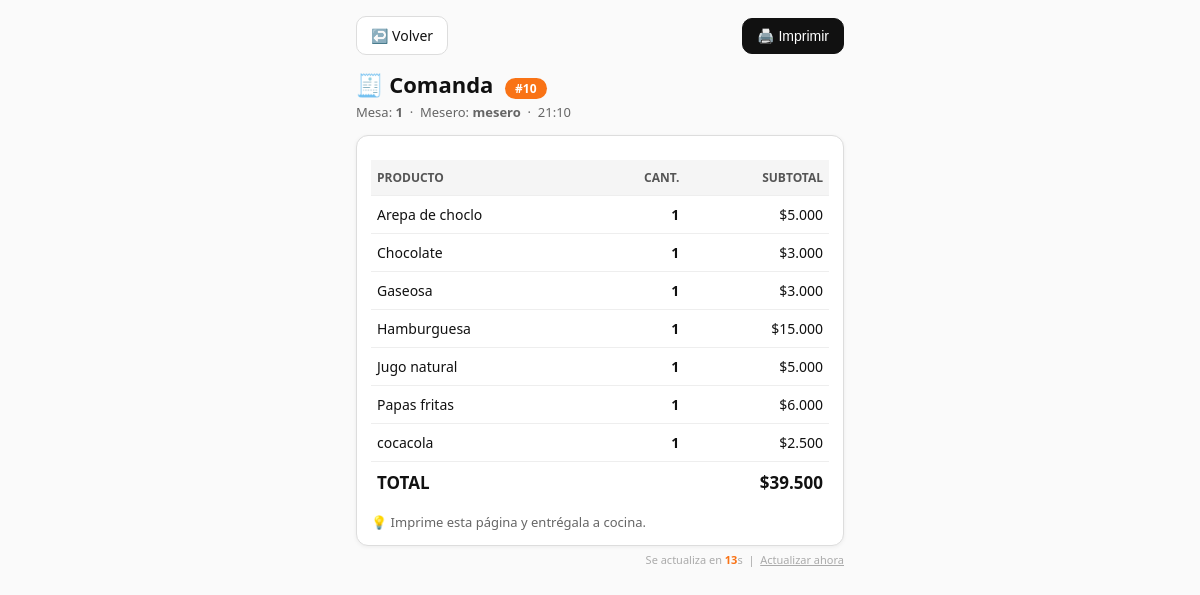
The app's page /mesero/comanda/10 (signed in) with its own data.
### models.py (models this page shows, shortened)
class Pedido(db.Model):
    id = db.Column(db.Integer, primary_key=True)
    mesa_id = db.Column(db.Integer, db.ForeignKey("mesa.id"), nullable=False)
    mesero_id = db.Column(db.Integer, db.ForeignKey("user.id"), nullable=False)
    estado = db.Column(db.String(20), default="abierto")
    fecha = db.Column(db.DateTime, default=datetime.utcnow)
    metodo_pago = db.Column(db.String(20), nullable=True)
    monto_recibido = db.Column(db.Float, nullable=True)
    cambio = db.Column(db.Float, nullable=True)
    fecha_cierre = db.Column(db.DateTime, nullable=True)
    mesa = db.relationship("Mesa")
    mesero = db.relationship("User")

class Mesa(db.Model):
    id = db.Column(db.Integer, primary_key=True)
    numero = db.Column(db.Integer, unique=True, nullable=False)
    estado = db.Column(db.String(20), default="libre")

class User(UserMixin, db.Model):
    id = db.Column(db.Integer, primary_key=True)
    username = db.Column(db.String(80), unique=True, nullable=False)
    password_hash = db.Column(db.String(200), nullable=False)
    role = db.Column(db.String(20), nullable=False)
    activo = db.Column(db.Boolean, default=True)

class Producto(db.Model):
    id = db.Column(db.Integer, primary_key=True)
    nombre = db.Column(db.String(100), nullable=False)
    precio = db.Column(db.Float, nullable=False)
    activo = db.Column(db.Boolean, default=True)
    categoria = db.Column(db.String(30), nullable=False, default="almuerzos")

### app.py (the view)
@app.route("/mesero/comanda/<int:pedido_id>")
@login_required
def comanda_mesero(pedido_id):
    if (current_user.role or "").lower() != "mesero":
        return redirect(url_for("login"))
    pedido = Pedido.query.get_or_404(pedido_id)
    if pedido.mesero_id != current_user.id:
        return redirect(url_for("ver_mesas"))
    items = []
    total = 0.0
    for d in pedido.detalles:
        precio = float(d.producto.precio)
        cantidad = int(d.cantidad)
        subtotal = precio * cantidad
        total += subtotal
        items.append({
            "nombre": d.producto.nombre,
            "cantidad": cantidad,
            "precio": precio,
            "subtotal": subtotal
        })
    return render_template(
        "comanda.html",
        pedido=pedido,
        items=items,
        total=total
    )

### app.py (called while the page is built)
def to_bogota(dt: datetime) -> datetime:
    if not dt:
        return dt
    if dt.tzinfo is None:
        dt = dt.replace(tzinfo=UTC)
    return dt.astimezone(BOG)

@app.template_filter("hora_bogota")
def hora_bogota_filter(dt):
    if not dt:
        return ""
    try:
        return to_bogota(dt).strftime("%H:%M")
    except Exception:
        return ""

@app.template_filter("cop")
def cop(value):
    try:
        n = int(round(float(value)))
    except (TypeError, ValueError):
        n = 0
    return "$" + f"{n:,}".replace(",", ".")

@login_manager.user_loader
def load_user(user_id):
    return db.session.get(User, int(user_id))

### templates/comanda.html (shortened to what this page needs)
<!DOCTYPE html>
<html lang="es">
<head>
</head>
<body>
  <div class="header-bar no-print">
    <a class="btn" href="{{ url_for('menu_mesa', mesa_id=pedido.mesa_id) }}">↩️ Volver</a>
    <button class="btn btn-print" onclick="window.print()">🖨️ Imprimir</button>
  </div>
  <h1>🧾 Comanda <span class="badge">#{{ pedido.id }}</span></h1>
  <div class="muted">
    Mesa: <b>{{ pedido.mesa.numero }}</b> &nbsp;·&nbsp;
    Mesero: <b>{{ pedido.mesero.username }}</b> &nbsp;·&nbsp;
    {{ pedido.fecha | hora_bogota }}
  </div>
  <div class="card">
    <table>
      <thead>
        <tr>
          <th>Producto</th>
          <th class="right">Cant.</th>
          <th class="right">Subtotal</th>
        </tr>
      </thead>
      <tbody>
        {% for it in items %}
        <tr>
          <td>{{ it.nombre }}</td>
          <td class="right"><b>{{ it.cantidad }}</b></td>
          <td class="right">{{ it.subtotal | cop }}</td>
        </tr>
        {% endfor %}
        <tr class="total-row">
          <td colspan="2">TOTAL</td>
          <td class="right">{{ total | cop }}</td>
        </tr>
      </tbody>
    </table>
    <div class="muted" style="margin-top:10px;">
      💡 Imprime esta página y entrégala a cocina.
    </div>
  </div>
  <div class="refresh-note no-print">
    Se actualiza en <span id="countdown">15</span>s
    &nbsp;|&nbsp;
    <a href="" style="color:#aaa;">Actualizar ahora</a>
  </div>
</body>
</html>

### templates/comanda.html (style rules this page uses)
* { box-sizing: border-box; }
body { font-family: system-ui, Arial, sans-serif; padding: 16px; max-width: 520px; margin: 0 auto; background: #fafafa; color: #111; }
h1 { margin: 0 0 4px 0; font-size: 22px; }
.muted { color: #666; font-size: 13px; }
.card { border: 1px solid #ddd; border-radius: 12px; padding: 14px; margin-top: 14px; background: #fff; box-shadow: 0 1px 4px rgba(0,0,0,.06); }
table { width: 100%; border-collapse: collapse; margin-top: 10px; }
td, th { padding: 9px 6px; border-bottom: 1px solid #eee; text-align: left; font-size: 14px; }
th { background: #f5f5f5; font-size: 12px; text-transform: uppercase; color: #555; }
.right { text-align: right; }
.total-row td { font-weight: 900; font-size: 17px; border-bottom: none; }
.header-bar { display: flex; justify-content: space-between; align-items: center; flex-wrap: wrap; gap: 10px; margin-bottom: 14px; }
.btn { display: inline-block; padding: 9px 14px; border-radius: 10px; border: 1px solid #ddd; text-decoration: none; color: #111; font-size: 14px; background: #fff; cursor: pointer; }
.btn-print { background: #111; color: #fff; border-color: #111; }
.badge { display: inline-block; background: #f97316; color: #fff; border-radius: 99px; padding: 2px 10px; font-size: 12px; font-weight: 700; margin-left: 6px; }
.refresh-note { font-size: 11px; color: #aaa; text-align: right; margin-top: 6px; }
#countdown { font-weight: 700; color: #f97316; }

### records on screen
Pedido: id "10", fecha|hora_bogota "21:10"
Mesa: mesa.numero "1"
User: mesero.username "mesero"
Producto: nombre "Arepa de choclo", cantidad "1", subtotal|cop "$5.000"
Producto: nombre "Chocolate", cantidad "1", subtotal|cop "$3.000"
Producto: nombre "Gaseosa", cantidad "1", subtotal|cop "$3.000"
Producto: nombre "Hamburguesa", cantidad "1", subtotal|cop "$15.000"
Producto: nombre "Jugo natural", cantidad "1", subtotal|cop "$5.000"
Producto: nombre "Papas fritas", cantidad "1", subtotal|cop "$6.000"
Producto: nombre "cocacola", cantidad "1", subtotal|cop "$2.500"

### other values on screen
{{ total | cop }} "$39.500"
